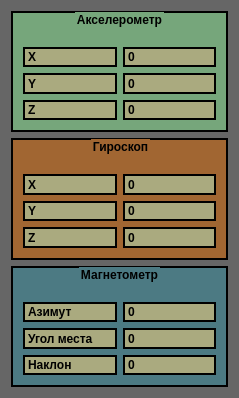
<?xml version="1.0" encoding="UTF-8"?>
<ui version="4.0">
 <class>SensorAcceleration</class>
 <widget class="QWidget" name="SensorAcceleration">
  <property name="geometry">
   <rect>
    <x>0</x>
    <y>0</y>
    <width>239</width>
    <height>398</height>
   </rect>
  </property>
  <property name="windowTitle">
   <string>Form</string>
  </property>
  <property name="styleSheet">
   <string notr="true">QWidget
{
background-color: rgb(102, 102, 102);
}

QPushButton
{
background-color: qlineargradient(spread:reflect, x1:1, y1:1, x2:1, y2:0, stop:0 rgba(130, 130, 130, 255), stop:1 rgba(255, 255, 255, 255));
}

QPushButton#evilButton {
    background-color: red;
    border-style: outset;
    border-width: 2px;
    border-radius: 10px;
    border-color: beige;
    font: bold 14px;
    min-width: 10em;
    padding: 6px;

}
QPushButton#evilButton:pressed {
    background-color: rgb(224, 0, 0);
    border-style: inset;
}

QLabel
{
background-color: rgb(170, 170, 127);
border: 2px solid line black;
}

QSlider
{
background-color: rgb(170, 170, 127);
border: 2px solid line black;
}</string>
  </property>
  <layout class="QGridLayout" name="gridLayout_4">
   <item row="0" column="0">
    <widget class="QGroupBox" name="groupBox">
     <property name="font">
      <font>
       <weight>75</weight>
       <bold>true</bold>
      </font>
     </property>
     <property name="styleSheet">
      <string notr="true">QGroupBox
{
background-color: rgb(118, 166, 123);
border: 2px solid line black;
}</string>
     </property>
     <property name="title">
      <string>Акселерометр</string>
     </property>
     <property name="alignment">
      <set>Qt::AlignCenter</set>
     </property>
     <layout class="QGridLayout" name="gridLayout">
      <property name="topMargin">
       <number>16</number>
      </property>
      <item row="1" column="1">
       <widget class="QLabel" name="label">
        <property name="font">
         <font>
          <weight>75</weight>
          <bold>true</bold>
         </font>
        </property>
        <property name="text">
         <string>X</string>
        </property>
       </widget>
      </item>
      <item row="1" column="2">
       <widget class="QLabel" name="labelAccelX">
        <property name="font">
         <font>
          <weight>75</weight>
          <bold>true</bold>
         </font>
        </property>
        <property name="text">
         <string>0</string>
        </property>
       </widget>
      </item>
      <item row="2" column="2">
       <widget class="QLabel" name="labelAccelY">
        <property name="font">
         <font>
          <weight>75</weight>
          <bold>true</bold>
         </font>
        </property>
        <property name="text">
         <string>0</string>
        </property>
       </widget>
      </item>
      <item row="2" column="1">
       <widget class="QLabel" name="label_2">
        <property name="font">
         <font>
          <weight>75</weight>
          <bold>true</bold>
         </font>
        </property>
        <property name="text">
         <string>Y</string>
        </property>
       </widget>
      </item>
      <item row="4" column="1">
       <widget class="QLabel" name="label_3">
        <property name="font">
         <font>
          <weight>75</weight>
          <bold>true</bold>
         </font>
        </property>
        <property name="text">
         <string>Z</string>
        </property>
       </widget>
      </item>
      <item row="4" column="2">
       <widget class="QLabel" name="labelAccelZ">
        <property name="font">
         <font>
          <weight>75</weight>
          <bold>true</bold>
         </font>
        </property>
        <property name="text">
         <string>0</string>
        </property>
       </widget>
      </item>
     </layout>
    </widget>
   </item>
   <item row="1" column="0">
    <widget class="QGroupBox" name="groupBox_2">
     <property name="font">
      <font>
       <weight>75</weight>
       <bold>true</bold>
      </font>
     </property>
     <property name="styleSheet">
      <string notr="true">QGroupBox
{
background-color: rgb(161, 102, 50);
border: 2px solid line black;
}</string>
     </property>
     <property name="title">
      <string>Гироскоп</string>
     </property>
     <property name="alignment">
      <set>Qt::AlignCenter</set>
     </property>
     <layout class="QGridLayout" name="gridLayout_2">
      <property name="topMargin">
       <number>16</number>
      </property>
      <item row="1" column="1">
       <widget class="QLabel" name="label_4">
        <property name="font">
         <font>
          <weight>75</weight>
          <bold>true</bold>
         </font>
        </property>
        <property name="text">
         <string>X</string>
        </property>
       </widget>
      </item>
      <item row="1" column="2">
       <widget class="QLabel" name="labelAngleSpeedX">
        <property name="font">
         <font>
          <weight>75</weight>
          <bold>true</bold>
         </font>
        </property>
        <property name="text">
         <string>0</string>
        </property>
       </widget>
      </item>
      <item row="2" column="2">
       <widget class="QLabel" name="labelAngleSpeedY">
        <property name="font">
         <font>
          <weight>75</weight>
          <bold>true</bold>
         </font>
        </property>
        <property name="text">
         <string>0</string>
        </property>
       </widget>
      </item>
      <item row="2" column="1">
       <widget class="QLabel" name="label_5">
        <property name="font">
         <font>
          <weight>75</weight>
          <bold>true</bold>
         </font>
        </property>
        <property name="text">
         <string>Y</string>
        </property>
       </widget>
      </item>
      <item row="4" column="1">
       <widget class="QLabel" name="label_6">
        <property name="font">
         <font>
          <weight>75</weight>
          <bold>true</bold>
         </font>
        </property>
        <property name="text">
         <string>Z</string>
        </property>
       </widget>
      </item>
      <item row="4" column="2">
       <widget class="QLabel" name="labelAngleSpeedZ">
        <property name="font">
         <font>
          <weight>75</weight>
          <bold>true</bold>
         </font>
        </property>
        <property name="text">
         <string>0</string>
        </property>
       </widget>
      </item>
     </layout>
    </widget>
   </item>
   <item row="2" column="0">
    <widget class="QGroupBox" name="groupBox_3">
     <property name="font">
      <font>
       <weight>75</weight>
       <bold>true</bold>
      </font>
     </property>
     <property name="styleSheet">
      <string notr="true">QGroupBox
{
background-color: rgb(76, 122, 131);
border: 2px solid line black;
}</string>
     </property>
     <property name="title">
      <string>Магнетометр</string>
     </property>
     <property name="alignment">
      <set>Qt::AlignCenter</set>
     </property>
     <layout class="QGridLayout" name="gridLayout_3">
      <property name="topMargin">
       <number>16</number>
      </property>
      <item row="1" column="1">
       <widget class="QLabel" name="label_7">
        <property name="font">
         <font>
          <weight>75</weight>
          <bold>true</bold>
         </font>
        </property>
        <property name="text">
         <string>Азимут</string>
        </property>
       </widget>
      </item>
      <item row="1" column="2">
       <widget class="QLabel" name="labelAzimuth">
        <property name="font">
         <font>
          <weight>75</weight>
          <bold>true</bold>
         </font>
        </property>
        <property name="text">
         <string>0</string>
        </property>
       </widget>
      </item>
      <item row="2" column="2">
       <widget class="QLabel" name="labelElevation">
        <property name="font">
         <font>
          <weight>75</weight>
          <bold>true</bold>
         </font>
        </property>
        <property name="text">
         <string>0</string>
        </property>
       </widget>
      </item>
      <item row="2" column="1">
       <widget class="QLabel" name="label_8">
        <property name="font">
         <font>
          <weight>75</weight>
          <bold>true</bold>
         </font>
        </property>
        <property name="text">
         <string>Угол места</string>
        </property>
       </widget>
      </item>
      <item row="4" column="1">
       <widget class="QLabel" name="label_9">
        <property name="font">
         <font>
          <weight>75</weight>
          <bold>true</bold>
         </font>
        </property>
        <property name="text">
         <string>Наклон</string>
        </property>
       </widget>
      </item>
      <item row="4" column="2">
       <widget class="QLabel" name="labelPitch">
        <property name="font">
         <font>
          <weight>75</weight>
          <bold>true</bold>
         </font>
        </property>
        <property name="text">
         <string>0</string>
        </property>
       </widget>
      </item>
     </layout>
    </widget>
   </item>
  </layout>
 </widget>
 <resources/>
 <connections/>
</ui>
